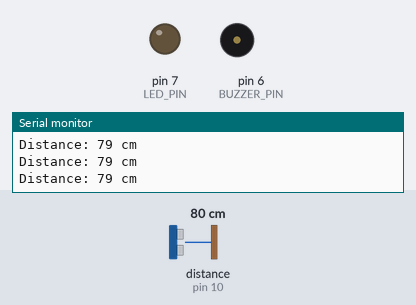
The sketch below on a simulated Arduino Uno, built with avr-gcc and run on an emulated ATmega328P. Parts: output pins drawn as LEDs (lit = HIGH), buzzer (waves = sounding), the last lines printed to the serial monitor. Wiring (inferred from the names in the program): ultrasonic range finder: trigger pin 9; echo pin 10. The test bench sets the inputs (shaded band); at power-on: distance to the obstacle (sensor on pin 10) 80 cm. The echo pulse lasts 58.3 µs per cm; pins used as bus, display or sensor lines are not drawn.

Above: at 1.2 s.
1.3 s: distance to the obstacle (sensor on pin 10) set to 18 cm
2.8 s: distance to the obstacle (sensor on pin 10) set to 15 cm
At 3.7 s:
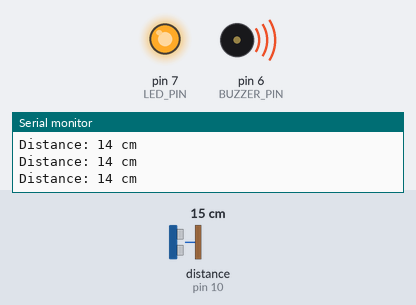
4.3 s: distance to the obstacle (sensor on pin 10) set to 35 cm
At 5.4 s:
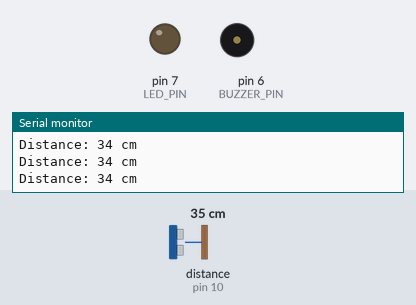
5.9 s: distance to the obstacle (sensor on pin 10) set to 4 cm
At 7.4 s:
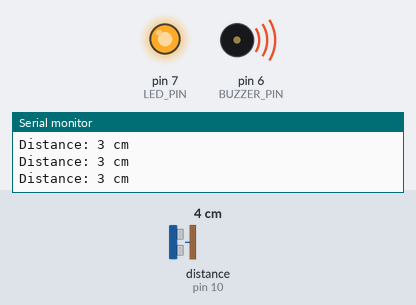
Timing chart, 0 to 8.5 s (numbered marks = the images above; inputs shaded):
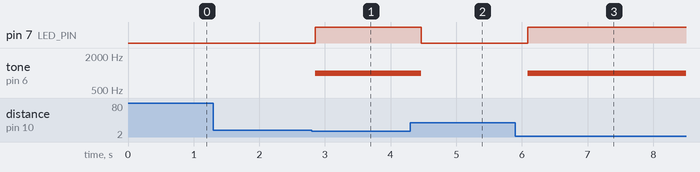

Measured:
- the behaviour switches between 17 and 16 cm on distance to the obstacle (sensor on pin 10) (found by bisection; images 0 and 1)
- after the input at 2.8 s, pin 7 (LED_PIN): LOW → HIGH after 0.05 s; tone on pin 6 (BUZZER_PIN): silent → 1000 Hz after 0.05 s
- after the input at 4.3 s, pin 7 (LED_PIN): HIGH → LOW after 0.17 s; tone on pin 6 (BUZZER_PIN): 1000 Hz → silent after 0.17 s
- after the input at 5.9 s, pin 7 (LED_PIN): LOW → HIGH after 0.19 s; tone on pin 6 (BUZZER_PIN): silent → 1000 Hz after 0.19 s

The sketch:

obstacle_detection.ino
```cpp
/*
  Project 1: Obstacle Detection using Ultrasonic Sensor (HC-SR04)
  Board   : Arduino Uno
  Author  : Akshay
  Description:
    Continuously measures distance to the nearest obstacle using an
    HC-SR04 ultrasonic sensor. If an obstacle is closer than a set
    threshold, an LED and buzzer are triggered as a warning.
*/

// ---------- Pin Definitions ----------
const int TRIG_PIN   = 9;
const int ECHO_PIN   = 10;
const int LED_PIN    = 7;
const int BUZZER_PIN = 6;

// ---------- Configuration ----------
const int THRESHOLD_CM   = 15;   // distance below which obstacle is "detected"
const unsigned long TIMEOUT_US = 25000UL; // ~4m max range timeout for pulseIn

void setup() {
  pinMode(TRIG_PIN, OUTPUT);
  pinMode(ECHO_PIN, INPUT);
  pinMode(LED_PIN, OUTPUT);
  pinMode(BUZZER_PIN, OUTPUT);

  digitalWrite(TRIG_PIN, LOW);
  Serial.begin(9600);
  Serial.println("Obstacle Detection System Initialized");
}

long readDistanceCM() {
  // Send a 10us HIGH pulse to trigger the sensor
  digitalWrite(TRIG_PIN, LOW);
  delayMicroseconds(2);
  digitalWrite(TRIG_PIN, HIGH);
  delayMicroseconds(10);
  digitalWrite(TRIG_PIN, LOW);

  // Read echo pulse duration (microseconds)
  long duration = pulseIn(ECHO_PIN, HIGH, TIMEOUT_US);

  if (duration == 0) {
    return -1; // no echo received (out of range)
  }

  // Speed of sound = 343 m/s => 0.0343 cm/us; divide by 2 for round trip
  long distanceCM = duration * 0.0343 / 2;
  return distanceCM;
}

void loop() {
  long distance = readDistanceCM();

  if (distance == -1) {
    Serial.println("Out of range");
    digitalWrite(LED_PIN, LOW);
    noTone(BUZZER_PIN);
  } else {
    Serial.print("Distance: ");
    Serial.print(distance);
    Serial.println(" cm");

    if (distance <= THRESHOLD_CM) {
      digitalWrite(LED_PIN, HIGH);
      tone(BUZZER_PIN, 1000); // 1kHz warning tone
    } else {
      digitalWrite(LED_PIN, LOW);
      noTone(BUZZER_PIN);
    }
  }

  delay(200); // ~5 readings per second
}
```
